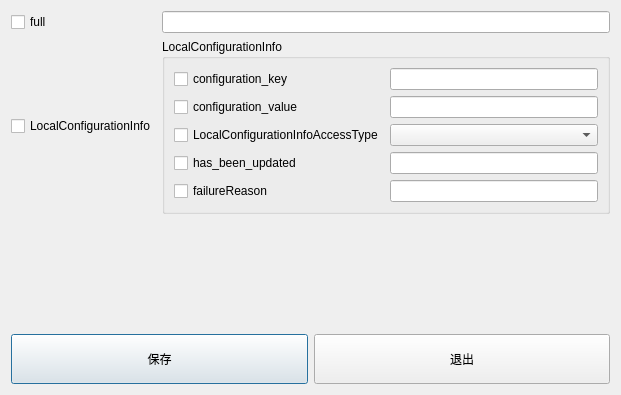
<?xml version="1.0" encoding="UTF-8"?>
<ui version="4.0">
 <class>LocalConfigurationDialog</class>
 <widget class="QDialog" name="LocalConfigurationDialog">
  <property name="geometry">
   <rect>
    <x>0</x>
    <y>0</y>
    <width>621</width>
    <height>395</height>
   </rect>
  </property>
  <property name="windowTitle">
   <string>Dialog</string>
  </property>
  <layout class="QGridLayout" name="gridLayout_4">
   <item row="0" column="0" colspan="2">
    <layout class="QGridLayout" name="gridLayout">
     <item row="1" column="0">
      <widget class="QCheckBox" name="checkBox_LocalConfigurationInfo">
       <property name="text">
        <string>LocalConfigurationInfo</string>
       </property>
      </widget>
     </item>
     <item row="0" column="0">
      <widget class="QCheckBox" name="checkBox_full">
       <property name="text">
        <string>full</string>
       </property>
      </widget>
     </item>
     <item row="0" column="1">
      <widget class="QLineEdit" name="lineEdit_full"/>
     </item>
     <item row="1" column="1">
      <widget class="QGroupBox" name="groupBox">
       <property name="title">
        <string>LocalConfigurationInfo</string>
       </property>
       <layout class="QGridLayout" name="gridLayout_3">
        <item row="0" column="0">
         <layout class="QGridLayout" name="gridLayout_2">
          <item row="2" column="0">
           <widget class="QCheckBox" name="checkBox_LocalConfigurationInfoAccessType">
            <property name="text">
             <string>LocalConfigurationInfoAccessType</string>
            </property>
           </widget>
          </item>
          <item row="0" column="0">
           <widget class="QCheckBox" name="checkBox_configuration_key">
            <property name="text">
             <string>configuration_key</string>
            </property>
           </widget>
          </item>
          <item row="1" column="0">
           <widget class="QCheckBox" name="checkBox_configuration_value">
            <property name="text">
             <string>configuration_value</string>
            </property>
           </widget>
          </item>
          <item row="4" column="0">
           <widget class="QCheckBox" name="checkBox_failureReason">
            <property name="text">
             <string>failureReason</string>
            </property>
           </widget>
          </item>
          <item row="3" column="0">
           <widget class="QCheckBox" name="checkBox_has_been_updated">
            <property name="text">
             <string>has_been_updated</string>
            </property>
           </widget>
          </item>
          <item row="0" column="1">
           <widget class="QLineEdit" name="lineEdit_configuration_key"/>
          </item>
          <item row="1" column="1">
           <widget class="QLineEdit" name="lineEdit_configuration_value"/>
          </item>
          <item row="3" column="1">
           <widget class="QLineEdit" name="lineEdit_has_been_updated"/>
          </item>
          <item row="4" column="1">
           <widget class="QLineEdit" name="lineEdit_failureReason"/>
          </item>
          <item row="2" column="1">
           <widget class="QComboBox" name="comboBox_LocalConfigurationInfoAccessType"/>
          </item>
         </layout>
        </item>
       </layout>
      </widget>
     </item>
     <item row="2" column="1">
      <spacer name="verticalSpacer">
       <property name="orientation">
        <enum>Qt::Vertical</enum>
       </property>
       <property name="sizeHint" stdset="0">
        <size>
         <width>20</width>
         <height>40</height>
        </size>
       </property>
      </spacer>
     </item>
    </layout>
   </item>
   <item row="1" column="0">
    <widget class="QPushButton" name="pushButton_save">
     <property name="minimumSize">
      <size>
       <width>0</width>
       <height>50</height>
      </size>
     </property>
     <property name="text">
      <string>保存</string>
     </property>
    </widget>
   </item>
   <item row="1" column="1">
    <widget class="QPushButton" name="pushButton_quit">
     <property name="minimumSize">
      <size>
       <width>0</width>
       <height>50</height>
      </size>
     </property>
     <property name="text">
      <string>退出</string>
     </property>
    </widget>
   </item>
  </layout>
 </widget>
 <resources/>
 <connections/>
</ui>
